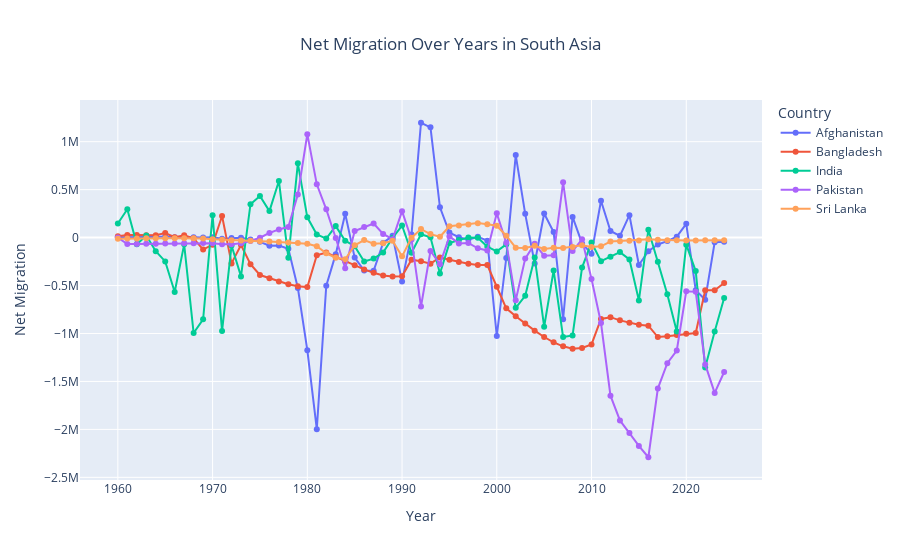

Notebook code for this chart:
### Code cell
# Line plot of Net Migration Over Years
fig = px.line(df, x='Year', y='net_migration', color='Country',
                 title='Net Migration Over Years in South Asia',
                 labels={'net_migration': 'Net Migration', 'Year': 'Year'})
fig.update_traces(mode='lines+markers')
fig.update_layout(title_x=0.5, xaxis_title='Year', yaxis_title='Net Migration')
fig.show()
